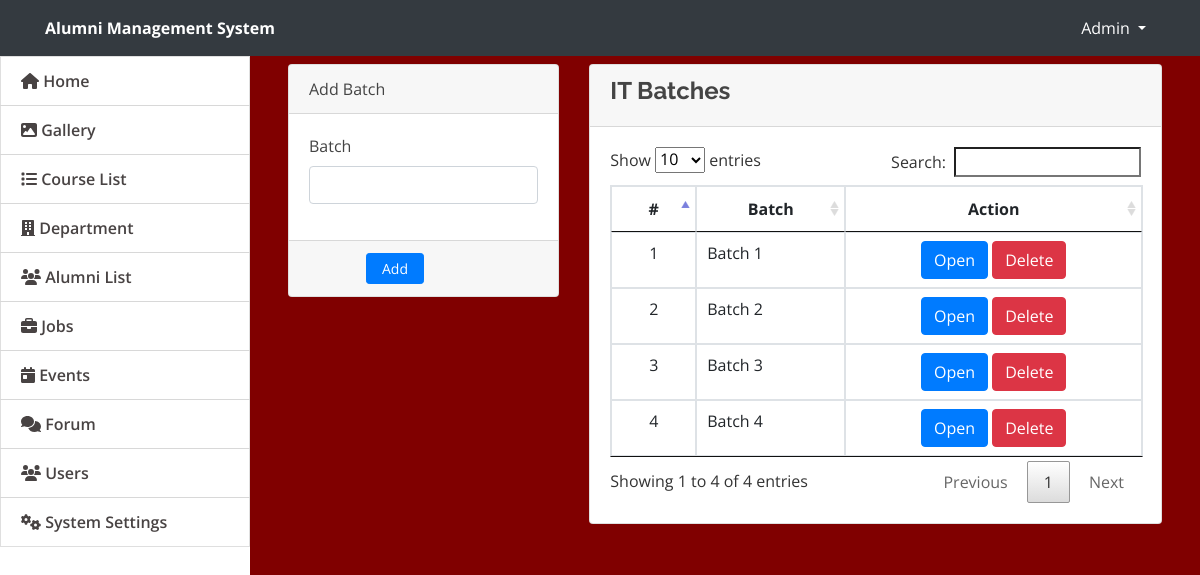
Screenshot of /admin/it_batch.php with the database file from the repository.
### tables this page shows
CREATE TABLE `it_batch` (
  `it_batch_id` int(11) NOT NULL,
  `batch_name` varchar(255) NOT NULL
);

### admin/it_batch.php (the view, shortened to what this page needs)
<!DOCTYPE html>
<html lang="en">
<head>
    <link rel="stylesheet" href="assets/font-awesome/css/all.min.css">
  <link href="assets/vendor/bootstrap/css/bootstrap.min.css" rel="stylesheet">
  <link href="assets/vendor/icofont/icofont.min.css" rel="stylesheet">
  <link href="assets/vendor/boxicons/css/boxicons.min.css" rel="stylesheet">
  <link href="assets/vendor/venobox/venobox.css" rel="stylesheet">
  <link href="assets/vendor/animate.css/animate.min.css" rel="stylesheet">
  <link href="assets/vendor/remixicon/remixicon.css" rel="stylesheet">
  <link href="assets/vendor/owl.carousel/assets/owl.carousel.min.css" rel="stylesheet">
  <link href="assets/vendor/bootstrap-datepicker/css/bootstrap-datepicker.min.css" rel="stylesheet">
  <link href="assets/DataTables/datatables.min.css" rel="stylesheet">
  <link href="assets/css/jquery.datetimepicker.min.css" rel="stylesheet">
  <link href="assets/css/select2.min.css" rel="stylesheet">
  <link href="assets/css/style.css" rel="stylesheet">
  <link type="text/css" rel="stylesheet" href="assets/css/jquery-te-1.4.0.css">
</head>
<body>
<nav class="navbar navbar-light fixed-top bg-dark" style="padding:0;min-height: 3.5rem">
  <div class="container-fluid mt-2 mb-2">
  	<div class="col-lg-12">
      <div class="col-md-4 float-left text-white">
        <large><b>Alumni Management System</b></large>
      </div>
	  	<div class="float-right">
        <div class=" dropdown mr-4">
            <a href="#" class="text-white dropdown-toggle"  id="account_settings" data-toggle="dropdown" aria-haspopup="true" aria-expanded="false">Admin </a>
        </div>
      </div>
  </div>
</nav>
<nav id="sidebar" class='mx-lt-5 bg-white' >
		<div class="sidebar-list">
				<a href="index.php?page=home" class="nav-item nav-home"><span class='icon-field'><i class="fa fa-home"></i></span> Home</a>
				<a href="index.php?page=gallery" class="nav-item nav-gallery"><span class='icon-field'><i class="fa fa-image"></i></span> Gallery </a>
				<a href="index.php?page=courses" class="nav-item nav-courses"><span class='icon-field'><i class="fa fa-list"></i></span> Course List</a>
				<a href="index.php?page=department" class="nav-item nav-department"><span class="icon-field"></span> Department</a>
				<a href="index.php?page=alumni" class="nav-item nav-alumni"><span class='icon-field'><i class="fa fa-users"></i></span> Alumni List</a>
				<a href="index.php?page=jobs" class="nav-item nav-jobs"><span class='icon-field'><i class="fa fa-briefcase"></i></span> Jobs</a>
				<a href="index.php?page=events" class="nav-item nav-events"><span class='icon-field'><i class="fa fa-calendar-day"></i></span> Events</a>
				<a href="index.php?page=forums" class="nav-item nav-forums"><span class='icon-field'><i class="fa fa-comments"></i></span> Forum</a>
								<a href="index.php?page=users" class="nav-item nav-users"><span class='icon-field'><i class="fa fa-users"></i></span> Users</a>
				<a href="index.php?page=site_settings" class="nav-item nav-site_settings"><span class='icon-field'><i class="fa fa-cogs"></i></span> System Settings</a>
					</div>
</nav>
  <main id="view-panel" >
  <div class="container-fluid">
	<div class="col-lg-12">
		<div class="row">
			<div class="col-md-4">
			<form action="" id="manage-course" method="post">
				<div class="card">
					<div class="card-header">
						    Add Batch
				  	</div>
					<div class="card-body">
							<div class="form-group">
								<label class="control-label">Batch</label>
								<input type="text" name="batch_name" class="form-control" required>
							</div>
					</div>
					<div class="card-footer">
						<div class="row">
							<div class="col-md-12">
								<button class="btn btn-sm btn-primary col-sm-3 offset-md-3" name="add"> Add</button>
							</div>
						</div>
					</div>
				</div>
			</form>
			</div>
			<div class="col-md-8">
				<div class="card">
					<div class="card-header">
						<h4><b> IT Batches</b></h4>
					</div>
					<div class="card-body">
						<table class="table table-bordered table-hover">
							<thead>
								<tr>
									<th class="text-center">#</th>
									<th class="text-center">Batch</th>
									<th class="text-center">Action</th>
								</tr>
							</thead>
							<tbody>
                            <?php
                                $connection = mysqli_connect("localhost","root","");
                                $query = "select * from it_batch ";
                                $query_run = mysqli_query($connection,$query);
                                while($row = mysqli_fetch_assoc($query_run)){
                                $it_batch_id = $row['it_batch_id'];
                                $batch_name = $row['batch_name'];
                                ?>
								<tr>
									<td class="text-center">
                                    <?php echo $it_batch_id ?>
                                    </td>
									<td class="">
										<?php echo $batch_name?>
									</td>
									<td class="text-center">
                    <?php
                  if($batch_name == "Batch 1"){
												?>
											<a href="it_batch1.php"><button class="btn btn-primary">Open</button></a>
                      <a href="./IT_delete/delete_it_batch1.php?aid=<?php echo $row['it_batch_id'];?>" class="delete btn btn-danger" title="Delete" data-toggle="tooltip" >Delete</a>
											<?php
											}
											else if($batch_name == "Batch 2"){
												?>
											<a href="it_batch2.php"><button class="btn btn-primary">Open</button></a>
                      <a href="./IT_delete/delete_it_batch2.php?aad=<?php echo $row['it_batch_id'];?>" class="delete btn btn-danger" title="Delete" data-toggle="tooltip" >Delete</a>
												<?php
											}
											else if($batch_name == "Batch 3"){
												?>
											<a href="it_batch3.php"><button class="btn btn-primary">Open</button></a>
                      <a href="./IT_delete/delete_it_batch3.php?eid=<?php echo $row['it_batch_id'];?>" class="delete btn btn-danger" title="Delete" data-toggle="tooltip" >Delete</a>
												<?php
											}
											else if($batch_name == "Batch 4"){
												?>
											<a href="it_batch4.php"><button class="btn btn-primary">Open</button></a>
                      <a href="./IT_delete/delete_it_batch4.php?ead=<?php echo $row['it_batch_id'];?>" class="delete btn btn-danger" title="Delete" data-toggle="tooltip" >Delete</a>
												<?php
											}
										?>
									</td>
								</tr>
                                <?php
                                }
                                ?>
							</tbody>
						</table>
					</div>
				</div>
			</div>
		</div>
	</div>
</div>
  </main>
</body>

### admin/assets/css/style.css (style rules this page uses)
body { font-family: "Open Sans", sans-serif; color: #444444; width: 100%; height: calc(100%); }
a { color: #1977cc; }
h1, h2, h3, h4, h5, h6 { font-family: "Raleway", sans-serif; }
nav#sidebar { height: calc(100%); position: fixed; z-index: 99; left: 0; width: 250px; background-repeat: no-repeat; background-size: cover; }
a.nav-item { position: relative; display: block; padding: .75rem 1.25rem; margin-bottom: -1px; border: 1px solid rgba(0,0,0,.125); background-color: #ffffffc4; color: #484343; font-weight: 600; }
main#view-panel { margin-left: 250px; width:calc(100% - 250px); margin-top: 3.5rem; padding: .5em }

### admin/it_batch.php (style rules this page uses)
body { background: maroon; }

### rows the page displays
it_batch: it_batch_id "1", batch_name "Batch 1"
it_batch: it_batch_id "2", batch_name "Batch 2"
it_batch: it_batch_id "3", batch_name "Batch 3"
it_batch: it_batch_id "4", batch_name "Batch 4"
